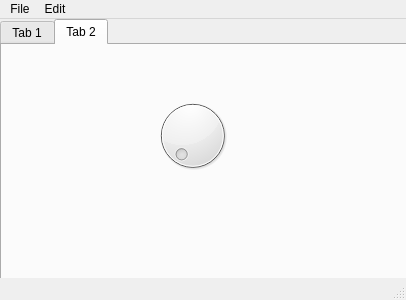
<?xml version="1.0" encoding="UTF-8"?>
<ui version="4.0">
 <class>MainWindow</class>
 <widget class="QMainWindow" name="MainWindow">
  <property name="geometry">
   <rect>
    <x>0</x>
    <y>0</y>
    <width>406</width>
    <height>300</height>
   </rect>
  </property>
  <property name="windowTitle">
   <string>PyQt5 Designer</string>
  </property>
  <widget class="QWidget" name="centralwidget">
   <widget class="QTabWidget" name="tabWidget">
    <property name="geometry">
     <rect>
      <x>0</x>
      <y>0</y>
      <width>421</width>
      <height>261</height>
     </rect>
    </property>
    <property name="currentIndex">
     <number>1</number>
    </property>
    <widget class="QWidget" name="tab">
     <attribute name="title">
      <string>Tab 1</string>
     </attribute>
     <widget class="QPushButton" name="pushButton">
      <property name="geometry">
       <rect>
        <x>0</x>
        <y>210</y>
        <width>75</width>
        <height>23</height>
       </rect>
      </property>
      <property name="text">
       <string>PushButton</string>
      </property>
     </widget>
    </widget>
    <widget class="QWidget" name="tab_2">
     <attribute name="title">
      <string>Tab 2</string>
     </attribute>
     <widget class="QDial" name="dial">
      <property name="geometry">
       <rect>
        <x>150</x>
        <y>50</y>
        <width>81</width>
        <height>81</height>
       </rect>
      </property>
     </widget>
    </widget>
   </widget>
  </widget>
  <widget class="QMenuBar" name="menubar">
   <property name="geometry">
    <rect>
     <x>0</x>
     <y>0</y>
     <width>406</width>
     <height>21</height>
    </rect>
   </property>
   <widget class="QMenu" name="menuFile">
    <property name="title">
     <string>File</string>
    </property>
    <widget class="QMenu" name="menuExit">
     <property name="statusTip">
      <string>Clik to exit the application</string>
     </property>
     <property name="title">
      <string>Exit</string>
     </property>
     <property name="icon">
      <iconset>
       <normaloff>icons/exit_icon.png</normaloff>icons/exit_icon.png</iconset>
     </property>
     <addaction name="actionItem_2"/>
     <addaction name="actionItem_3"/>
    </widget>
    <addaction name="actionNew"/>
    <addaction name="menuExit"/>
   </widget>
   <widget class="QMenu" name="menuEdit">
    <property name="title">
     <string>Edit</string>
    </property>
   </widget>
   <addaction name="menuFile"/>
   <addaction name="menuEdit"/>
  </widget>
  <widget class="QStatusBar" name="statusbar">
   <property name="statusTip">
    <string>Text in Statusbar</string>
   </property>
  </widget>
  <action name="actionNew">
   <property name="icon">
    <iconset>
     <normaloff>icons/new_icon.png</normaloff>icons/new_icon.png</iconset>
   </property>
   <property name="text">
    <string>New</string>
   </property>
  </action>
  <action name="actionItem_2">
   <property name="text">
    <string>Item 2</string>
   </property>
  </action>
  <action name="actionItem_3">
   <property name="text">
    <string>Item 3</string>
   </property>
  </action>
  <action name="actionExit_2">
   <property name="icon">
    <iconset>
     <normaloff>icons/exit_icon.png</normaloff>icons/exit_icon.png</iconset>
   </property>
   <property name="text">
    <string>Exit</string>
   </property>
   <property name="toolTip">
    <string>Exit</string>
   </property>
   <property name="shortcut">
    <string>Shift+X</string>
   </property>
  </action>
 </widget>
 <resources/>
 <connections/>
</ui>
